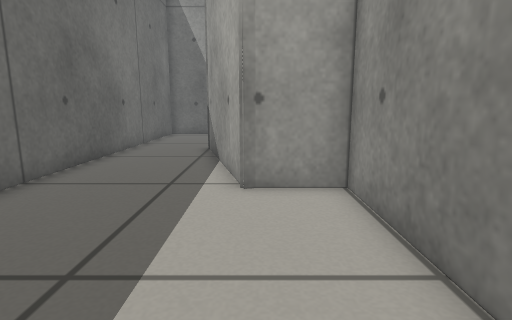
View 1 (above)

12 first-person views from a walk through a Gazebo world. The camera is 0.45 m above the floor, tilts 10° down and sees 80° across. The floor is counted in squares, 0.25 m on a side. Each view is taken from the middle of a square. On the plan, view 1 faces up. The plan holds only what a view shows up to about 16 squares ahead; the rest is blank.

View 2
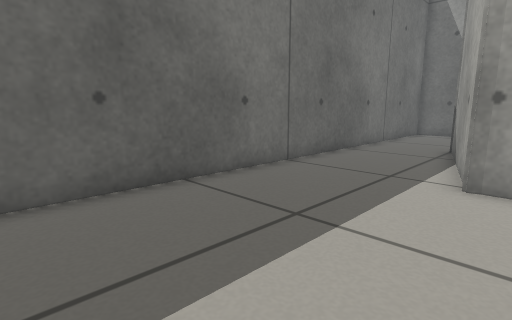

View 3
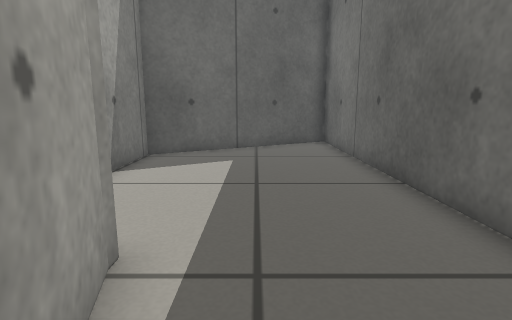

View 4
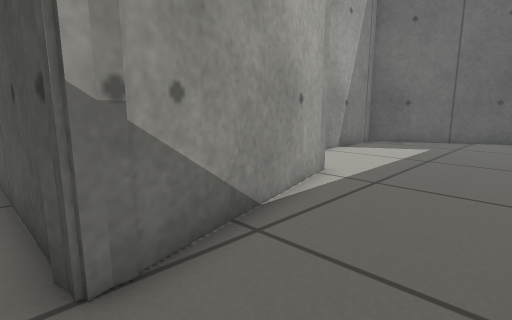

View 5
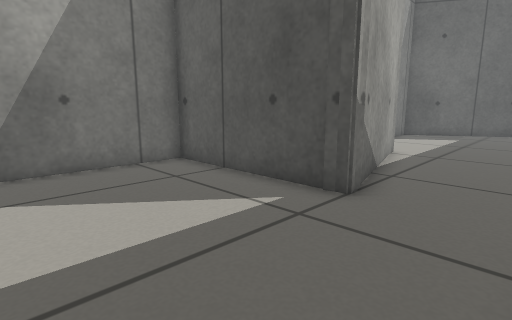

View 6
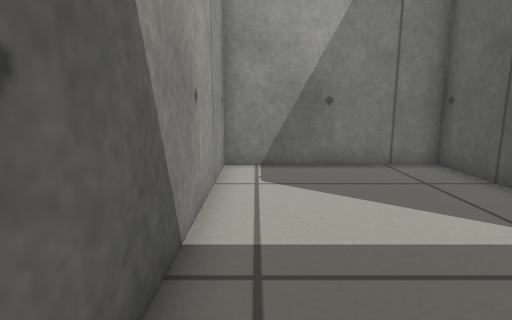

View 7
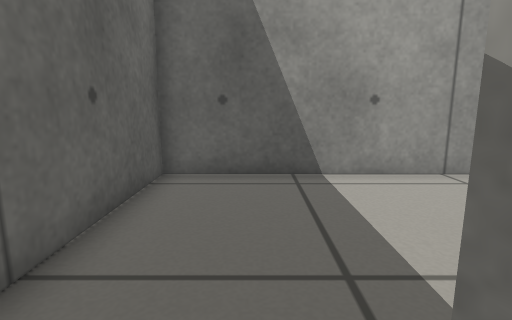

View 8
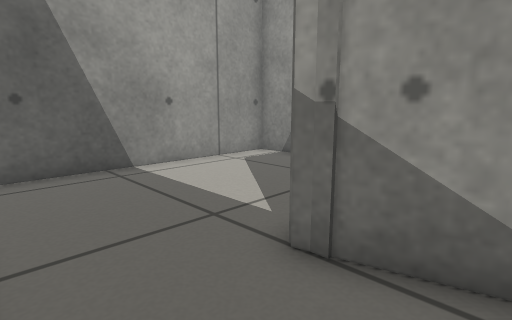

View 9
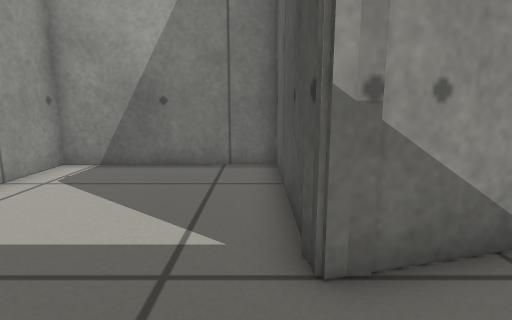

View 10
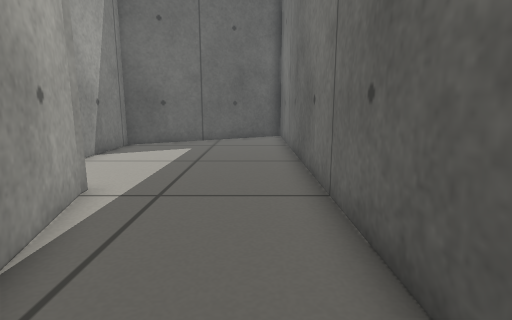

View 11
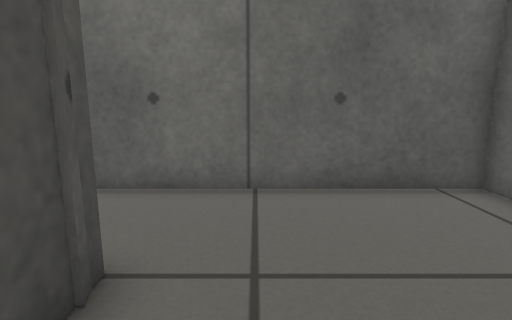

View 12
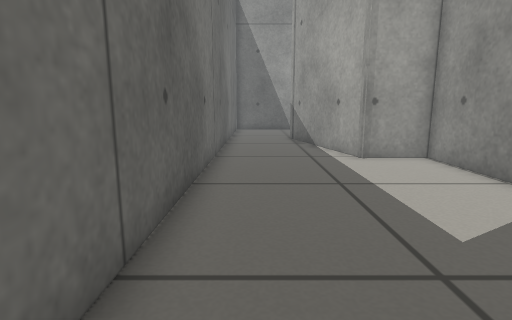

### Floor plan
Points are (right, up) in squares from view 1. A wall is a line through its corners. A room is listed if a view was taken in it or the views show most of it. See-through windows are left out.
Room 1 (views 1, 2, 3, 8, 12)
walls: (-5.5, 11.5) (-5.5, -5.6) (2, -1.3) (2, 6.6) (-0.3, 6.6) (-1.7, 11.6)
ways out: opening at (-4, 12) to room 2
Room 2 (views 4, 5, 6, 7, 9, 10, 11)
walls: (-2, 13.4) (4.4, 13.4) (4.3, 20) (-5.5, 20) (-5.5, 11.5); (-2, 12.7) (-2, 13.3) (-1.4, 13.5); (-1.7, 11.6) (-2.1, 13.3)
ways out: opening at (-4, 12) to room 1

Where each view was taken, in squares from view 1:
view 1: 0 up, 0 right, facing up
view 2: 1 down, 1 right, facing up-left
view 3: 10 up, 2 left, facing down
view 4: 14 up, 5 left, facing down-right
view 5: 19 up, 5 left, facing down-right
view 6: 19 up, 5 left, facing right
view 7: 12 up, 3 left, facing up
view 8: 11 up, 5 left, facing up-right
view 9: 14 up, 5 left, facing right
view 10: 13 up, 4 left, facing down
view 11: 15 up, 1 right, facing left
view 12: 4 down, 4 left, facing up
